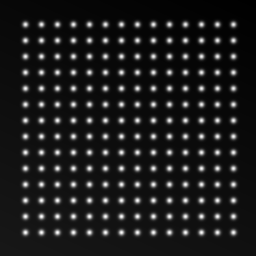
#> input picture quality_experiment/data/degraded/background/B_linear_010/img_000.png, 256 x 256 px, given as the content of the folder quality_experiment/data/clean, which was not available
$ python 01_generate_degraded_stem.py
#> lines starting #> are read from the running program, lines starting #| are printed output that depends on the picture; pictures that were not available may be replaced by others from this repository, and a replacement may not be noted
"""
01_generate_degraded_stem.py
基于 data/clean/ 中的 simulated STEM 图像，生成多质量退化版本，
用于 AtomSegNet 定位精度单因素实验。

三种退化模式：Poisson 噪声、背景叠加、Gaussian 模糊。
"""

import os
import numpy as np
import pandas as pd
from PIL import Image
from scipy.ndimage import gaussian_filter
import matplotlib.pyplot as plt

# ============================================================
# Configuration
# ============================================================
SEED = 42
DATA_ROOT = "quality_experiment"

CLEAN_DIR    = os.path.join(DATA_ROOT, "data", "clean")
GT_DIR       = os.path.join(DATA_ROOT, "data", "gt")
DEGRADED_DIR = os.path.join(DATA_ROOT, "data", "degraded")
PREVIEW_DIR  = os.path.join(DATA_ROOT, "outputs", "degraded_preview")

POISSON_COUNTS = [1000, 500, 200, 100, 50]
BLUR_SIGMAS    = [0.5, 1.0, 1.5, 2.0]

# (level_name, bg_type, alpha)   linear / nonlinear 各取两个 alpha
BACKGROUND_CONFIGS = [
    ("B_linear_010",  "linear",    0.10),
    ("B_linear_030",  "linear",    0.30),
    ("B_nonlin_010",  "nonlinear", 0.10),
    ("B_nonlin_030",  "nonlinear", 0.30),
]


# ============================================================
# Utility
# ============================================================

def normalize01(arr: np.ndarray) -> np.ndarray:
    """Linearly rescale to [0, 1]."""
    mn, mx = arr.min(), arr.max()
    if mx - mn < 1e-12:
        return np.zeros_like(arr)
    return (arr - mn) / (mx - mn)


def make_output_dirs():
    """Create all degraded-output and preview directories."""
    for c in POISSON_COUNTS:
        os.makedirs(os.path.join(DEGRADED_DIR, "poisson", f"P{c}"), exist_ok=True)
    for lvl, _, _ in BACKGROUND_CONFIGS:
        os.makedirs(os.path.join(DEGRADED_DIR, "background", lvl), exist_ok=True)
    for s in BLUR_SIGMAS:
        os.makedirs(os.path.join(DEGRADED_DIR, "blur", f"S{s}"), exist_ok=True)
    os.makedirs(PREVIEW_DIR, exist_ok=True)


# ============================================================
# I/O helpers
# ============================================================

def load_clean_images() -> dict:
    """Return dict {img_id: float64 array in [0,1]} for all clean PNGs."""
    images = {}
    for fname in sorted(os.listdir(CLEAN_DIR)):
        if fname.lower().endswith(".png"):
            img_id = os.path.splitext(fname)[0]
            arr = np.array(Image.open(os.path.join(CLEAN_DIR, fname)), dtype=np.float64)
            images[img_id] = arr / 255.0
    return images


def load_gt(img_id: str) -> np.ndarray:
    """Load GT coordinates for img_id, return (N,2) array [x_gt, y_gt]."""
    gt_path = os.path.join(GT_DIR, f"{img_id}_gt.csv")
    df = pd.read_csv(gt_path)
    return df[["x_gt", "y_gt"]].values


def save_image(arr: np.ndarray, path: str):
    """Save float [0,1] image as 8-bit grayscale PNG."""
    uint8 = (arr * 255.0).round().clip(0, 255).astype(np.uint8)
    Image.fromarray(uint8, mode="L").save(path)


# ============================================================
# Degradation functions
# ============================================================

def degrade_poisson(image: np.ndarray, electron_count: int, rng: np.random.Generator) -> np.ndarray:
    """Poisson shot noise.  image in [0,1], count = mean electrons per pixel."""
    scaled = image * electron_count
    noisy  = rng.poisson(scaled) / electron_count
    return normalize01(noisy)


def generate_background(shape: tuple, bg_type: str, rng: np.random.Generator) -> np.ndarray:
    """
    Return a background image (float64, [0,1]).

    bg_type == 'linear'   →  a*x + b*y  plane, a,b ∈ [-0.3, 0.3]
    bg_type == 'nonlinear' → Gaussian-filtered white noise, sigma=20
    """
    h, w = shape
    yv, xv = np.meshgrid(np.arange(h, dtype=np.float64),
                         np.arange(w, dtype=np.float64),
                         indexing="ij")

    if bg_type == "linear":
        a = rng.uniform(-0.3, 0.3)
        b = rng.uniform(-0.3, 0.3)
        bg = a * (xv / (w - 1)) + b * (yv / (h - 1))
    else:   # nonlinear
        noise = rng.normal(0.0, 1.0, size=(h, w)).astype(np.float64)
        bg = gaussian_filter(noise, sigma=20.0)

    return normalize01(bg)


def degrade_background(image: np.ndarray, bg_type: str, alpha: float,
                       rng: np.random.Generator) -> np.ndarray:
    """Generate background, add to image, re-normalize."""
    bg = generate_background(image.shape, bg_type, rng)
    result = image + alpha * bg
    return normalize01(result)


def degrade_blur(image: np.ndarray, sigma: float) -> np.ndarray:
    """Gaussian blur then re-normalize."""
    blurred = gaussian_filter(image, sigma=sigma)
    return normalize01(blurred)


# ============================================================
# Preview
# ============================================================

def save_preview(image: np.ndarray, gt_coords: np.ndarray, path: str, title: str = ""):
    """Save overlay preview: degraded image + red GT markers."""
    fig, ax = plt.subplots(figsize=(5, 5))
    ax.imshow(image, cmap="gray", vmin=0, vmax=1, origin="upper")
    ax.scatter(gt_coords[:, 0], gt_coords[:, 1],
               s=10, facecolors="none", edgecolors="red",
               linewidths=0.5, alpha=0.7)
    if title:
        ax.set_title(title, fontsize=8)
    ax.axis("off")
    fig.tight_layout(pad=0)
    fig.savefig(path, dpi=150, bbox_inches="tight", pad_inches=0.05)
    plt.close(fig)


# ============================================================
# Main
# ============================================================

def main():
    rng = np.random.default_rng(SEED)
    make_output_dirs()

    clean_images = load_clean_images()
#> clean_images = 1 item
    img_ids = sorted(clean_images.keys())
#> img_ids = ['img_000']
    print(f"loaded {len(img_ids)} clean images")
#| loaded 1 clean images

    metadata_rows = []
    preview_pool = {"poisson": [], "background": [], "blur": []}

    # --------------------------------------------------------
    # (1) Poisson noise
    # --------------------------------------------------------
    for count in POISSON_COUNTS:
        for img_id in img_ids:
            clean = clean_images[img_id]
            degraded = degrade_poisson(clean, count, rng)

            rel_dir = os.path.join("poisson", f"P{count}")
            out_path = os.path.join(DEGRADED_DIR, rel_dir, f"{img_id}.png")
            save_image(degraded, out_path)

            gt_path = os.path.join(GT_DIR, f"{img_id}_gt.csv")
            metadata_rows.append({
                "image_id":         img_id,
                "degradation_type": "poisson",
                "level":            f"P{count}",
                "param_value":      count,
                "image_path":       out_path,
                "gt_path":          gt_path,
            })
            preview_pool["poisson"].append((degraded, img_id, f"Poisson e⁻={count}"))
#> this loop made 5 passes
#> pass 2, in save_image (call 2), `Image.fromarray(uint8, mode="L").save(path)`:
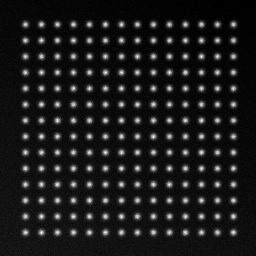
#> saved as img_000.png: PIL image 256x256 L; min 0, max 255, mean 26.2
#> after the loop:
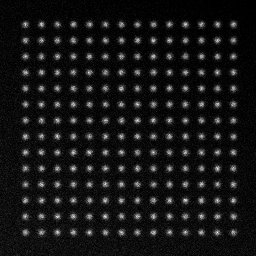
#> degraded: shape (256, 256) float64; min 0, max 1, mean 0.0832
#> after the loop, metadata_rows = 5 items

    # --------------------------------------------------------
    # (2) Background
    # --------------------------------------------------------
    for level_name, bg_type, alpha in BACKGROUND_CONFIGS:
        for img_id in img_ids:
            clean = clean_images[img_id]
            degraded = degrade_background(clean, bg_type, alpha, rng)

            rel_dir = os.path.join("background", level_name)
            out_path = os.path.join(DEGRADED_DIR, rel_dir, f"{img_id}.png")
            save_image(degraded, out_path)

            gt_path = os.path.join(GT_DIR, f"{img_id}_gt.csv")
            metadata_rows.append({
                "image_id":         img_id,
                "degradation_type": "background",
                "level":            level_name,
                "param_value":      f"{bg_type}_α{alpha}",
                "image_path":       out_path,
                "gt_path":          gt_path,
            })
            preview_pool["background"].append((degraded, img_id,
                                               f"BG {bg_type} α={alpha}"))
#> this loop made 4 passes
#> pass 2, in degrade_background (call 2), `result = image + alpha * bg`:
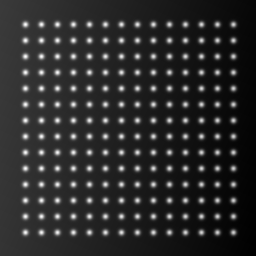
#> result: shape (256, 256) float64; min 0.0621, max 1.22, mean 0.265; drawn with min black and max white
#> after the loop:
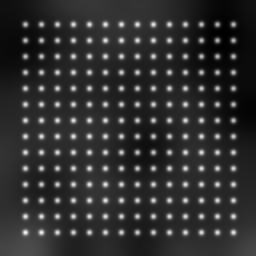
#> degraded: shape (256, 256) float64; min 0, max 1, mean 0.192
#> after the loop, metadata_rows = 9 items

    # --------------------------------------------------------
    # (3) Blur
    # --------------------------------------------------------
    for sigma in BLUR_SIGMAS:
        for img_id in img_ids:
            clean = clean_images[img_id]
            degraded = degrade_blur(clean, sigma)

            rel_dir = os.path.join("blur", f"S{sigma}")
            out_path = os.path.join(DEGRADED_DIR, rel_dir, f"{img_id}.png")
            save_image(degraded, out_path)

            gt_path = os.path.join(GT_DIR, f"{img_id}_gt.csv")
            metadata_rows.append({
                "image_id":         img_id,
                "degradation_type": "blur",
                "level":            f"S{sigma}",
                "param_value":      sigma,
                "image_path":       out_path,
                "gt_path":          gt_path,
            })
            preview_pool["blur"].append((degraded, img_id, f"Blur σ={sigma}"))
#> this loop made 4 passes
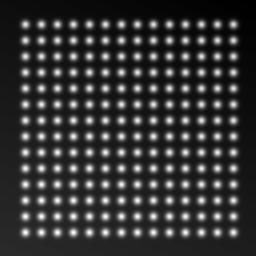
#> degraded: shape (256, 256) float64; min 0, max 1, mean 0.212
#> after the loop, metadata_rows = 13 items

    # --------------------------------------------------------
    # Save metadata
    # --------------------------------------------------------
    meta_df = pd.DataFrame(metadata_rows)
#> meta_df = table of 13 rows and 6 columns
    meta_path = os.path.join(DATA_ROOT, "data", "degraded_metadata.csv")
    meta_df.to_csv(meta_path, index=False)

    # --------------------------------------------------------
    # Preview: 每种退化随机选 3 张
    # --------------------------------------------------------
    preview_rng = np.random.default_rng(SEED + 1)
    for dtype in ["poisson", "background", "blur"]:
        candidates = preview_pool[dtype]
        n_pick = min(3, len(candidates))
        chosen = preview_rng.choice(len(candidates), size=n_pick, replace=False)
        for j, idx in enumerate(chosen):
            degraded, img_id, title = candidates[idx]
            gt_coords = load_gt(img_id)
            p_path = os.path.join(PREVIEW_DIR, f"{dtype}_{j + 1:02d}.png")
            save_preview(degraded, gt_coords, p_path,
                         title=f"{title}  [{img_id}]")

    # --------------------------------------------------------
    # Stats
    # --------------------------------------------------------
    n_poisson    = len(POISSON_COUNTS) * len(img_ids)
    n_background = len(BACKGROUND_CONFIGS) * len(img_ids)
    n_blur       = len(BLUR_SIGMAS) * len(img_ids)

    print(f"generated {n_poisson} poisson images")
    print(f"generated {n_background} background images")
    print(f"generated {n_blur} blur images")
    print(f"total degraded images: {n_poisson + n_background + n_blur}")
    print(f"output root: {DATA_ROOT}/")


if __name__ == "__main__":
#> (the run stopped early here; a loop or call above may not have finished)

$ run again, on quality_experiment/data/degraded/background/B_linear_010/img_001.png
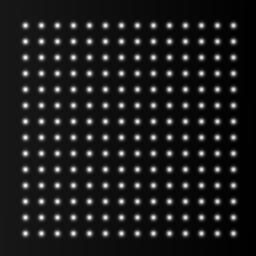
#> input picture quality_experiment/data/degraded/background/B_linear_010/img_001.png, 256 x 256 px, given as the content of the folder quality_experiment/data/clean, which was not available
#> clean_images = 1 item
#> img_ids = ['img_001']
#| loaded 1 clean images
#> after the loop in main, `for count in POISSON_COUNTS:`: metadata_rows = 5 items
#> the loop in main, `for level_name, bg_type, alpha in BACKGROUND_CONFIGS:` made 4 passes
#> after the loop in main, `for level_name, bg_type, alpha in BACKGROUND_CONFIGS:`:
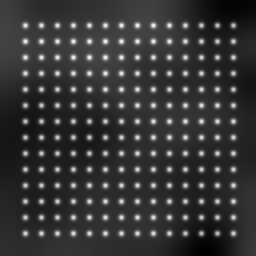
#> degraded: shape (256, 256) float64; min 0, max 1, mean 0.217
#> after the loop in main, `for level_name, bg_type, alpha in BACKGROUND_CONFIGS:`: metadata_rows = 9 items
#> the loop in main, `for sigma in BLUR_SIGMAS:` made 4 passes
#> after the loop in main, `for sigma in BLUR_SIGMAS:`:
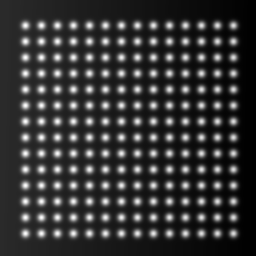
#> degraded: shape (256, 256) float64; min 0, max 1, mean 0.212
#> after the loop in main, `for sigma in BLUR_SIGMAS:`: metadata_rows = 13 items
#> meta_df = table of 13 rows and 6 columns

$ run again, on quality_experiment/data/degraded/background/B_linear_010/img_002.png
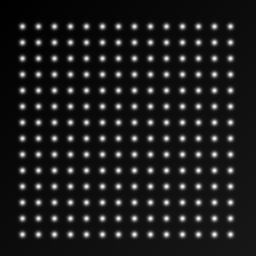
#> input picture quality_experiment/data/degraded/background/B_linear_010/img_002.png, 256 x 256 px, given as the content of the folder quality_experiment/data/clean, which was not available
#> clean_images = 1 item
#> img_ids = ['img_002']
#| loaded 1 clean images
#> after the loop in main, `for count in POISSON_COUNTS:`: metadata_rows = 5 items
#> the loop in main, `for level_name, bg_type, alpha in BACKGROUND_CONFIGS:` made 4 passes
#> after the loop in main, `for level_name, bg_type, alpha in BACKGROUND_CONFIGS:`:
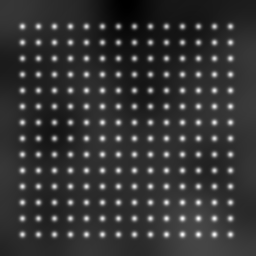
#> degraded: shape (256, 256) float64; min 0, max 1, mean 0.213
#> after the loop in main, `for level_name, bg_type, alpha in BACKGROUND_CONFIGS:`: metadata_rows = 9 items
#> the loop in main, `for sigma in BLUR_SIGMAS:` made 4 passes
#> after the loop in main, `for sigma in BLUR_SIGMAS:`:
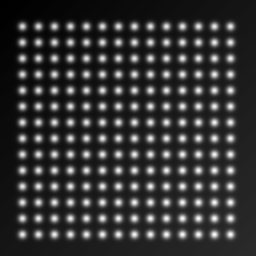
#> degraded: shape (256, 256) float64; min 0, max 1, mean 0.212
#> after the loop in main, `for sigma in BLUR_SIGMAS:`: metadata_rows = 13 items
#> meta_df = table of 13 rows and 6 columns
